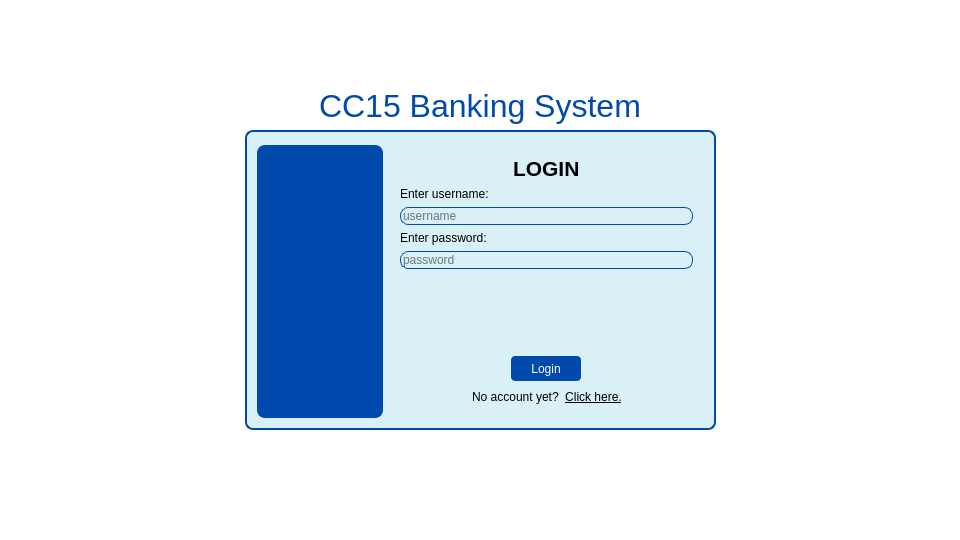
<?xml version="1.0" encoding="UTF-8"?>
<ui version="4.0">
 <class>MainWindow</class>
 <widget class="QMainWindow" name="MainWindow">
  <property name="enabled">
   <bool>true</bool>
  </property>
  <property name="geometry">
   <rect>
    <x>0</x>
    <y>0</y>
    <width>960</width>
    <height>540</height>
   </rect>
  </property>
  <property name="font">
   <font>
    <pointsize>24</pointsize>
   </font>
  </property>
  <property name="windowTitle">
   <string>MainWindow</string>
  </property>
  <property name="styleSheet">
   <string notr="true">background: #ffffff;
color: #ffffff;</string>
  </property>
  <widget class="QWidget" name="centralwidget">
   <property name="minimumSize">
    <size>
     <width>960</width>
     <height>497</height>
    </size>
   </property>
   <layout class="QHBoxLayout" name="horizontalLayout_3" stretch="1,2,1">
    <item>
     <spacer name="horizontalSpacer_3">
      <property name="orientation">
       <enum>Qt::Horizontal</enum>
      </property>
      <property name="sizeHint" stdset="0">
       <size>
        <width>40</width>
        <height>20</height>
       </size>
      </property>
     </spacer>
    </item>
    <item>
     <layout class="QVBoxLayout" name="verticalLayout_2">
      <item>
       <spacer name="verticalSpacer_3">
        <property name="orientation">
         <enum>Qt::Vertical</enum>
        </property>
        <property name="sizeHint" stdset="0">
         <size>
          <width>20</width>
          <height>40</height>
         </size>
        </property>
       </spacer>
      </item>
      <item alignment="Qt::AlignHCenter">
       <widget class="QLabel" name="label">
        <property name="enabled">
         <bool>false</bool>
        </property>
        <property name="font">
         <font>
          <pointsize>24</pointsize>
         </font>
        </property>
        <property name="styleSheet">
         <string notr="true">color: #004aad;</string>
        </property>
        <property name="text">
         <string>CC15 Banking System</string>
        </property>
        <property name="scaledContents">
         <bool>false</bool>
        </property>
       </widget>
      </item>
      <item>
       <widget class="QGroupBox" name="groupBox">
        <property name="minimumSize">
         <size>
          <width>0</width>
          <height>300</height>
         </size>
        </property>
        <property name="styleSheet">
         <string notr="true">border: 2px solid #004aad;
border-radius: 8px;
background: #daf0f7;</string>
        </property>
        <property name="title">
         <string/>
        </property>
        <layout class="QHBoxLayout" name="horizontalLayout" stretch="2,5">
         <item>
          <widget class="QGroupBox" name="groupBox_2">
           <property name="styleSheet">
            <string notr="true">background: #004aad;</string>
           </property>
           <property name="title">
            <string/>
           </property>
          </widget>
         </item>
         <item>
          <widget class="QGroupBox" name="groupBox_3">
           <property name="styleSheet">
            <string notr="true">border: 0;</string>
           </property>
           <property name="title">
            <string/>
           </property>
           <layout class="QVBoxLayout" name="verticalLayout_4">
            <item>
             <layout class="QVBoxLayout" name="verticalLayout_3">
              <item alignment="Qt::AlignHCenter">
               <widget class="QLabel" name="label_2">
                <property name="maximumSize">
                 <size>
                  <width>16777215</width>
                  <height>25</height>
                 </size>
                </property>
                <property name="font">
                 <font>
                  <pointsize>16</pointsize>
                  <bold>true</bold>
                 </font>
                </property>
                <property name="styleSheet">
                 <string notr="true">border: 0;
color: rgb(0, 0, 0);</string>
                </property>
                <property name="text">
                 <string>LOGIN</string>
                </property>
               </widget>
              </item>
              <item>
               <layout class="QVBoxLayout" name="verticalLayout">
                <item>
                 <widget class="QLabel" name="label_4">
                  <property name="minimumSize">
                   <size>
                    <width>250</width>
                    <height>0</height>
                   </size>
                  </property>
                  <property name="styleSheet">
                   <string notr="true">border: 0;
color: rgb(0, 0, 0);</string>
                  </property>
                  <property name="text">
                   <string>Enter username:</string>
                  </property>
                 </widget>
                </item>
                <item>
                 <widget class="QLineEdit" name="lineEdit">
                  <property name="minimumSize">
                   <size>
                    <width>0</width>
                    <height>0</height>
                   </size>
                  </property>
                  <property name="maximumSize">
                   <size>
                    <width>16777215</width>
                    <height>16777215</height>
                   </size>
                  </property>
                  <property name="styleSheet">
                   <string notr="true">border: 1px solid #004aad;
background: #daf0f7;
color: rgb(0, 0, 0);</string>
                  </property>
                  <property name="placeholderText">
                   <string>username</string>
                  </property>
                 </widget>
                </item>
                <item>
                 <widget class="QLabel" name="label_5">
                  <property name="minimumSize">
                   <size>
                    <width>250</width>
                    <height>0</height>
                   </size>
                  </property>
                  <property name="styleSheet">
                   <string notr="true">border: 0;
color: rgb(0, 0, 0);</string>
                  </property>
                  <property name="text">
                   <string>Enter password:</string>
                  </property>
                 </widget>
                </item>
                <item>
                 <widget class="QLineEdit" name="lineEdit_2">
                  <property name="minimumSize">
                   <size>
                    <width>0</width>
                    <height>0</height>
                   </size>
                  </property>
                  <property name="maximumSize">
                   <size>
                    <width>16777215</width>
                    <height>16777215</height>
                   </size>
                  </property>
                  <property name="styleSheet">
                   <string notr="true">border: 1px solid #004aad;
background: #daf0f7;
color: rgb(0, 0, 0);</string>
                  </property>
                  <property name="echoMode">
                   <enum>QLineEdit::Password</enum>
                  </property>
                  <property name="placeholderText">
                   <string>password</string>
                  </property>
                 </widget>
                </item>
                <item>
                 <spacer name="verticalSpacer_5">
                  <property name="orientation">
                   <enum>Qt::Vertical</enum>
                  </property>
                  <property name="sizeHint" stdset="0">
                   <size>
                    <width>20</width>
                    <height>13</height>
                   </size>
                  </property>
                 </spacer>
                </item>
                <item alignment="Qt::AlignHCenter">
                 <widget class="QPushButton" name="btn_login">
                  <property name="sizePolicy">
                   <sizepolicy hsizetype="Preferred" vsizetype="Preferred">
                    <horstretch>0</horstretch>
                    <verstretch>0</verstretch>
                   </sizepolicy>
                  </property>
                  <property name="minimumSize">
                   <size>
                    <width>70</width>
                    <height>25</height>
                   </size>
                  </property>
                  <property name="styleSheet">
                   <string notr="true">QPushButton{
	background: #004aad;
	border: 0;
	border-radius: 4px;
}

QPushButton:hover{
	background: #69a9ff;
	color: #004aad;
}
</string>
                  </property>
                  <property name="text">
                   <string>Login</string>
                  </property>
                 </widget>
                </item>
               </layout>
              </item>
              <item>
               <layout class="QHBoxLayout" name="horizontalLayout_2">
                <item>
                 <spacer name="horizontalSpacer_2">
                  <property name="orientation">
                   <enum>Qt::Horizontal</enum>
                  </property>
                  <property name="sizeHint" stdset="0">
                   <size>
                    <width>40</width>
                    <height>20</height>
                   </size>
                  </property>
                 </spacer>
                </item>
                <item>
                 <widget class="QLabel" name="label_3">
                  <property name="styleSheet">
                   <string notr="true">border: 0;
color: rgb(0, 0, 0);</string>
                  </property>
                  <property name="text">
                   <string>No account yet?</string>
                  </property>
                 </widget>
                </item>
                <item>
                 <widget class="QPushButton" name="btn_register">
                  <property name="font">
                   <font>
                    <underline>true</underline>
                   </font>
                  </property>
                  <property name="styleSheet">
                   <string notr="true">border: 0;
color: rgb(0, 0, 0);</string>
                  </property>
                  <property name="text">
                   <string>Click here.</string>
                  </property>
                 </widget>
                </item>
                <item>
                 <spacer name="horizontalSpacer">
                  <property name="orientation">
                   <enum>Qt::Horizontal</enum>
                  </property>
                  <property name="sizeHint" stdset="0">
                   <size>
                    <width>40</width>
                    <height>20</height>
                   </size>
                  </property>
                 </spacer>
                </item>
               </layout>
              </item>
             </layout>
            </item>
           </layout>
          </widget>
         </item>
        </layout>
       </widget>
      </item>
      <item>
       <spacer name="verticalSpacer_2">
        <property name="orientation">
         <enum>Qt::Vertical</enum>
        </property>
        <property name="sizeHint" stdset="0">
         <size>
          <width>20</width>
          <height>40</height>
         </size>
        </property>
       </spacer>
      </item>
     </layout>
    </item>
    <item>
     <spacer name="horizontalSpacer_4">
      <property name="orientation">
       <enum>Qt::Horizontal</enum>
      </property>
      <property name="sizeHint" stdset="0">
       <size>
        <width>40</width>
        <height>20</height>
       </size>
      </property>
     </spacer>
    </item>
   </layout>
  </widget>
  <widget class="QMenuBar" name="menubar">
   <property name="geometry">
    <rect>
     <x>0</x>
     <y>0</y>
     <width>960</width>
     <height>22</height>
    </rect>
   </property>
  </widget>
  <widget class="QStatusBar" name="statusbar"/>
 </widget>
 <resources/>
 <connections/>
</ui>
